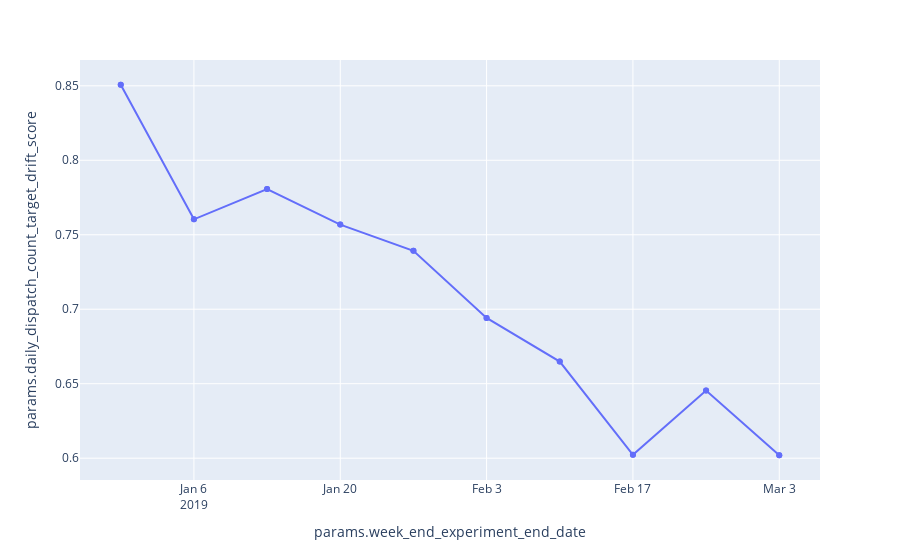

Write notebook code for a chart like this one.
### Code cell
fig = px.line(drift_detected_experiment_results,  y='params.daily_dispatch_count_target_drift_score', markers=True)
fig.show()

### Figure 1 — Plotly figure (JSON) as saved in the notebook; plotly's stock layout.template omitted (floating-point values rounded to 4 significant figures)
{"data": [{"hovertemplate": "params.week_end_experiment_end_date=%{x}<br>params.daily_dispatch_count_target_drift_score=%{y}<extra></extra>", "legendgroup": "", "line": {"color": "#636efa", "dash": "solid"}, "marker": {"symbol": "circle"}, "mode": "lines+markers", "name": "", "orientation": "v", "showlegend": false, "type": "scatter", "x": ["2018-12-30 00:00:00", "2018-12-30 00:00:00", "2019-01-06 00:00:00", "2019-01-06 00:00:00", "2019-01-13 00:00:00", "2019-01-13 00:00:00", "2019-01-20 00:00:00", "2019-01-20 00:00:00", "2019-01-27 00:00:00", "2019-01-27 00:00:00", "2019-02-03 00:00:00", "2019-02-03 00:00:00", "2019-02-10 00:00:00", "2019-02-10 00:00:00", "2019-02-17 00:00:00", "2019-02-17 00:00:00", "2019-02-24 00:00:00", "2019-02-24 00:00:00", "2019-03-03 00:00:00", "2019-03-03 00:00:00"], "xaxis": "x", "y": [0.8507, 0.8507, 0.7604, 0.7604, 0.7807, 0.7807, 0.7568, 0.7568, 0.7392, 0.7392, 0.6942, 0.6942, 0.6648, 0.6648, 0.6023, 0.6023, 0.6454, 0.6454, 0.602, 0.602], "yaxis": "y"}], "layout": {"legend": {"tracegroupgap": 0}, "margin": {"t": 60}, "xaxis": {"anchor": "y", "domain": [0, 1], "title": {"text": "params.week_end_experiment_end_date"}}, "yaxis": {"anchor": "x", "domain": [0, 1], "title": {"text": "params.daily_dispatch_count_target_drift_score"}}}}
